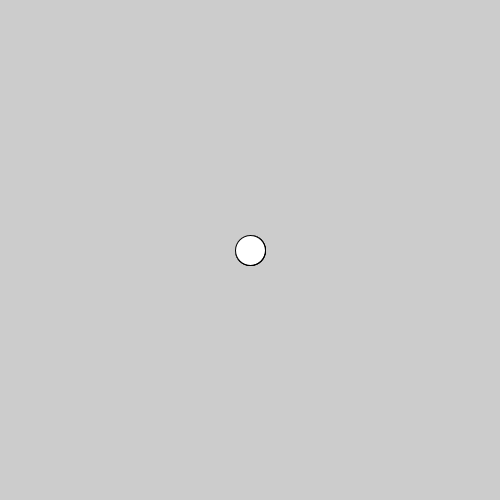
Frame 1 (no input)
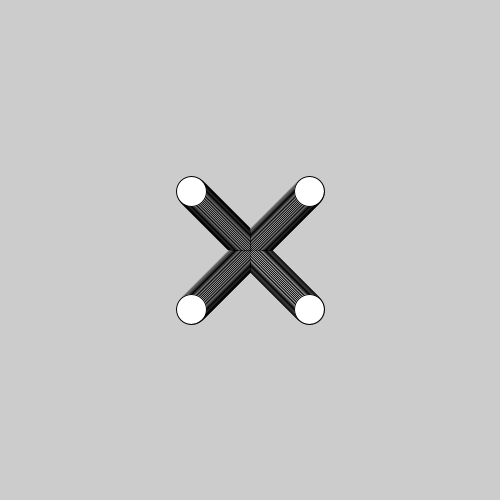
Frame 60 (the mouse pressed at the canvas centre just before this capture)
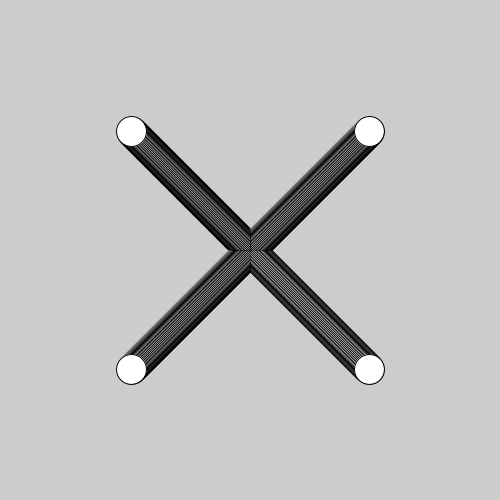
Frame 120 (the mouse held since frame 60 and released just before this capture)

The Processing sketch that drew these frames (run headless with seeded random() and noise(); from frame 60 on, the mouse is pressed at the canvas centre):

// Processing sketch: Travelling_Circles
// ── Travelling_Circles.pde
float x1 = 250;
float y1 = 250;
float x2 = 250;
float y2 = 250;
float x3 = 250;
float y3 = 250;
float x4 = 250;
float y4 = 250;

float circle = 30;

void setup()
{
  size(500, 500);
}

void draw()
{
  ellipse(x1, y1, circle, circle);
  x1 = x1 + 1;
  y1 = y1 + 1;

  ellipse(x2, y2, circle, circle);
  x2 = x2 + 1;
  y2 = y2 - 1;

  ellipse(x3, y3, circle, circle);
  x3 = x3 - 1;
  y3 = y3 + 1;
  
  ellipse(x4, y4, circle, circle);
  x4 = x4 - 1;
  y4 = y4 - 1;
}
